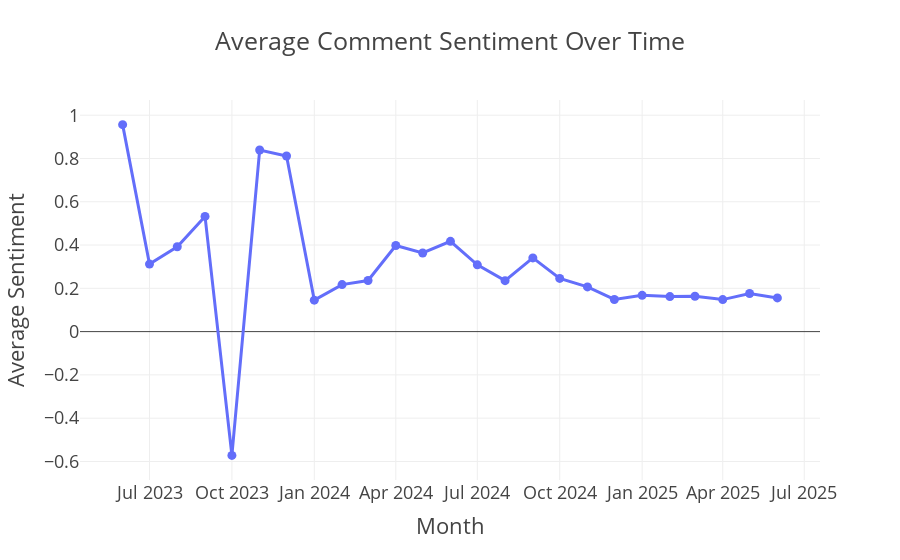

The notebook cell saved with this chart:
### Markdown cell above
### Sentiment Trend Over Time

We analyze how the average sentiment of comments changes month by month:

1. Convert `commentPublishedAt` to datetime  
2. Use VADER to get a compound `sentiment_score` for each comment  
3. Group by `comment_month` and calculate the average sentiment  
4. Plot the trend using a line chart with markers and a transparent background

This chart shows whether audience sentiment is improving, declining, or staying consistent over time.

### Code cell
# Convert commentPublishedAt
merged_df['commentPublishedAt'] = pd.to_datetime(merged_df['commentPublishedAt'])

# Get sentiment score
merged_df['sentiment_score'] = merged_df['clean_text'].apply(lambda text: analyzer.polarity_scores(text)['compound'])

# Group by month
merged_df['comment_month'] = merged_df['commentPublishedAt'].dt.to_period('M').astype(str)
monthly_sentiment = merged_df.groupby('comment_month')['sentiment_score'].mean().reset_index()

# Plot
fig = px.line(monthly_sentiment, x='comment_month', y='sentiment_score',
              title='Average Comment Sentiment Over Time', markers=True,
              line_shape="linear")

fig.update_layout(template='presentation',
                  xaxis_title='Month',
                  yaxis_title='Average Sentiment',
                  paper_bgcolor='rgba(0,0,0,0)',
                  plot_bgcolor='rgba(0,0,0,0)')

# Show and save
fig.show()
fig.write_image(os.path.join(results_dir, 'sentiment_over_time.jpg'))
fig.write_image(os.path.join(results_dir, 'sentiment_over_time.png'))
fig.write_html(os.path.join(results_dir, 'sentiment_over_time.html'))

### Figure 1 — Plotly figure (JSON) as saved in the notebook; plotly's stock layout.template omitted (floating-point values rounded to 4 significant figures)
{"data": [{"hovertemplate": "comment_month=%{x}<br>sentiment_score=%{y}<extra></extra>", "legendgroup": "", "line": {"color": "#636efa", "dash": "solid", "shape": "linear"}, "marker": {"symbol": "circle"}, "mode": "lines+markers", "name": "", "orientation": "v", "showlegend": false, "type": "scatter", "x": ["2023-06", "2023-07", "2023-08", "2023-09", "2023-10", "2023-11", "2023-12", "2024-01", "2024-02", "2024-03", "2024-04", "2024-05", "2024-06", "2024-07", "2024-08", "2024-09", "2024-10", "2024-11", "2024-12", "2025-01", "2025-02", "2025-03", "2025-04", "2025-05", "2025-06"], "xaxis": "x", "y": [0.9565, 0.3121, 0.3919, 0.5325, -0.5719, 0.839, 0.8114, 0.1454, 0.2173, 0.2362, 0.3979, 0.3635, 0.4172, 0.3087, 0.2354, 0.3407, 0.2458, 0.2065, 0.1486, 0.1677, 0.1619, 0.1634, 0.148, 0.1759, 0.1558], "yaxis": "y"}], "layout": {"autosize": true, "legend": {"tracegroupgap": 0}, "paper_bgcolor": "rgba(0, 0, 0, 0)", "plot_bgcolor": "rgba(0, 0, 0, 0)", "title": {"text": "Average Comment Sentiment Over Time"}, "xaxis": {"anchor": "y", "autorange": true, "domain": [0, 1], "range": ["2023-04-15 21:50:05.5046", "2025-07-17 02:09:54.4954"], "title": {"text": "Month"}, "type": "date"}, "yaxis": {"anchor": "x", "autorange": true, "domain": [0, 1], "range": [-0.7202, 1.105], "title": {"text": "Average Sentiment"}, "type": "linear"}}}
